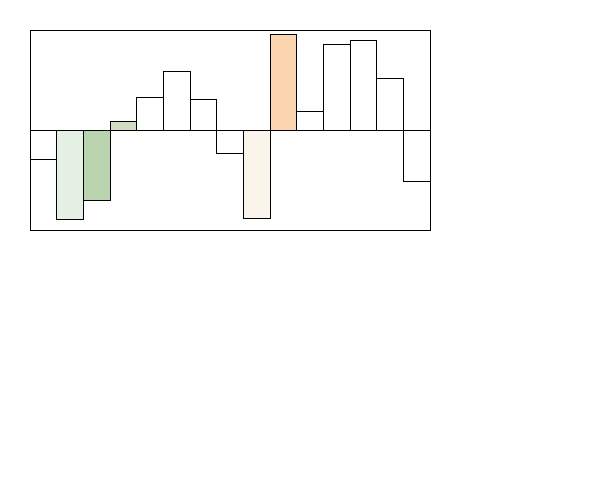
Frame 1 (no input)
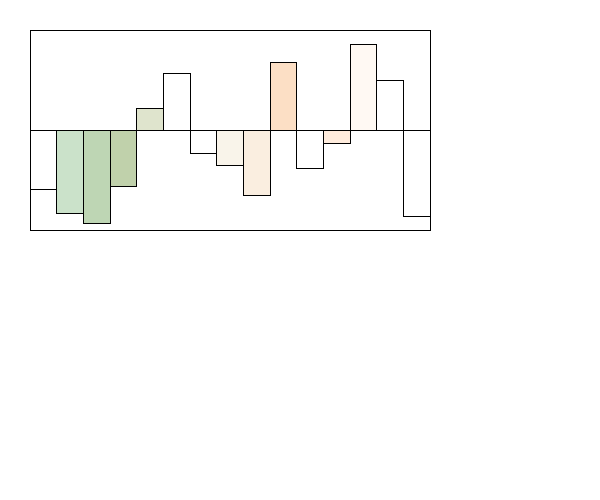
Frame 60 (the mouse pressed at the canvas centre just before this capture)
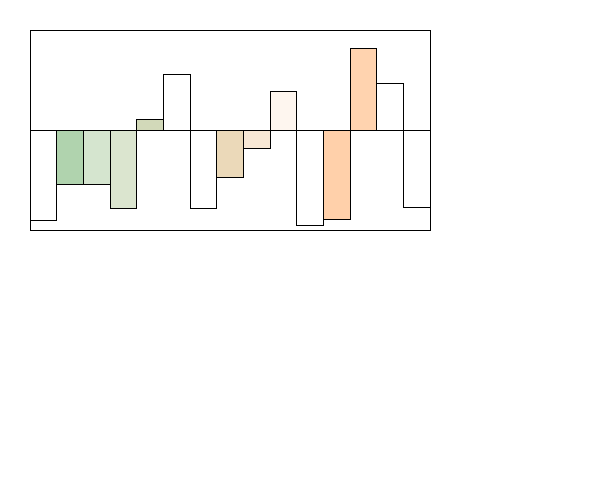
Frame 120 (the mouse held since frame 60 and released just before this capture)

The Processing sketch that drew these frames (run headless with seeded random() and noise(); from frame 60 on, the mouse is pressed at the canvas centre):

// Processing sketch: Section1
// ── Section1.pde
int MAX_VALUE = 100;
int MIN_VALUE = -100;
Visualizer v;

/*You are simulating a visualizer of multiple values
 You need to create a display method first. 
 Then you can make a method that changes the values each time the update is called. 
 */
class Visualizer {
  float x, y;
  float [] values;
  float [] speeds;
  Visualizer(float x, float y) {
    this.x = x;
    this.y = y;
    values = new float[15];
    speeds = new float[15];
    for (int i = 0; i < values.length; i++) {
      values[i] = random(-99, 99);
      speeds[i] = random(2);
    }
  }

  void display() {
    float inc = 400.0/values.length;
    //draw the bars equally spaced inside this box. 
    //You can assume 10, but it would be even better 
    //if you could modify it to be larger increments.
    fill(255);
    rect(x, y, 400, 200);
    //This is a 200x400 box.
    //The width of the visualizer is 400! This rect is the border

    //the line is the 0 y-value, the top is 100, the bottom is -100
    line(x, y+100, x+400, y+100);

    //You need to use a loop. You need to make the HEIGHT of the bars 
    //the values in the array.
    //Negative values are red, and go below the line.
    //Positive values are green and go above the line.

    //???WRITE THIS METHOD!!!
    //THESE ARE WRONG: They just illustrate how they could look
    //fill(255, 0, 0);
    //rect(x+40, y+100, 60, 50);
    //fill(0, 255, 0);
    //rect(x+120, y+50, 60, 50);
    float start =x;
for (int i=0;i<values.length;i++){
  rect(start,y+100,inc,values[i]);
  fill(start,y+100,inc,values[i]);
  start+=inc;
}
    //Width of the visualizer is 400!

  
  }
  void update() {
    //???WRITE THIS METHOD!!!
    for (int i = 0; i < values.length; i++) {
      values[i] += speeds[i];
      //line is at x,y+100
      if ((values[i]>=100 || values[i]<=-100)) speeds[i]*=-1;
      //??? keep them values between max/min value

      //??? reverse the speeds so they oscillate up/down when they reach max/min

      
    }
  }
}

void setup() {
  size(600, 500);
//  v = new Visualizer(20, 20);
  v = new Visualizer(30,30);
}
void draw() {
  background(255);
  v.display();
  v.update();
}
